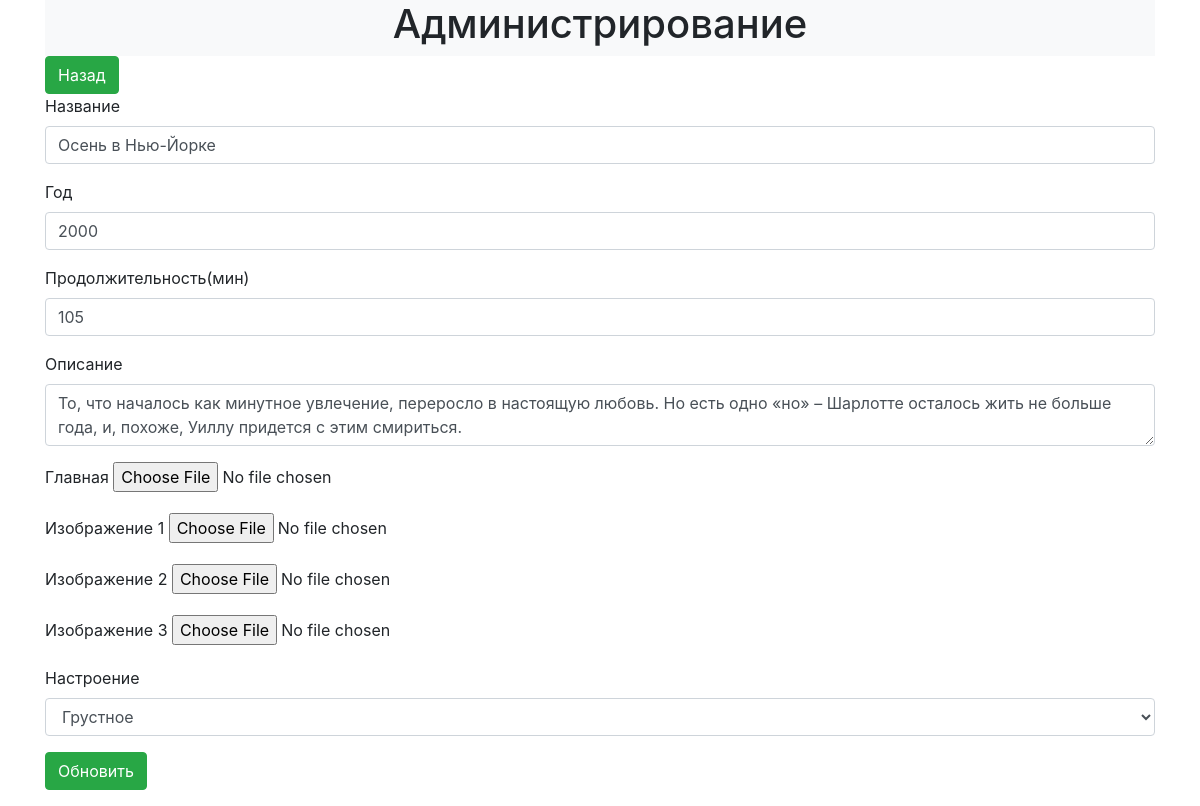
The app's page /RWxJC6OHIn.php?edit=1 with its own data.
### tables this page shows
CREATE TABLE `films` (
  `id_film` int(11) NOT NULL,
  `name_film` varchar(500) NOT NULL,
  `year` year(4) NOT NULL,
  `continuance` int(11) NOT NULL,
  `short_description` longtext NOT NULL,
  `id_sentiment` int(11) DEFAULT NULL
);

CREATE TABLE `sentiments` (
  `id_sentiment` int(11) NOT NULL,
  `name_sentiment` varchar(200) DEFAULT NULL
);

### RWxJC6OHIn.php (the view, shortened to what this page needs)
<?php
$dbParams = require('db.php');
$db = new PDO (
    "mysql:host={$dbParams['host']};dbname={$dbParams['database']};charset=utf8",
    $dbParams['username'],
    $dbParams['password']
);
if (isset($_GET['edit'])) {
    $filmEdit = $db->query('SELECT * FROM `films` WHERE id_film = ' . (int)$_GET['edit'])->fetch();
    if (!$filmEdit) {
        if (isset($_POST['id'], $_POST['name'], $_POST['short_description'], $_POST['continuance'])) {
            $sql = "
			INSERT INTO `films` (name_film, year, continuance, short_description, id_sentiment)
			VALUE (:name_film, :year, :continuance, :short_description, :id_sentiment)
			";
            $query = $db->prepare($sql);
            $filmSaved = $query->execute([
                ':name_film' => $_POST['name'],
                ':year' => $_POST['year'],
                ':continuance' => $_POST['continuance'],
                ':short_description' => $_POST['short_description'],
                ':id_sentiment' => $_POST['id_sentiment'],
            ]);
            $id = $db->lastInsertId();
            upload($id);
            header('Location: /RWxJC6OHIn.php');
            exit();
        }
    } else {
        $id = $filmEdit['id_film'];
        $name = $filmEdit['name_film'];
        $year = $filmEdit['year'];
        $continuance = $filmEdit['continuance'];
        $short_description = $filmEdit['short_description'];
        $id_sentiment = $filmEdit['id_sentiment'];
    }
}
$sentiments = $db->query('
	SELECT * FROM `sentiments`
')->fetchAll();
?>
<html>
<head>
    <link rel="stylesheet" href="https://stackpath.bootstrapcdn.com/bootstrap/4.1.1/css/bootstrap.min.css">
</head>
<body>
<div class="container">
    <?php if (isset($_GET['edit'])){ ?>
        <nav class="navbar-light bg-light">
            <div class="row">
                <div class="col-sm"></div>
                <div class="col-lg-auto">
                    <h1>Администрирование</h1>
                </div>
                <div class="col-sm"></div>
            </div>
        </nav>
        <a href="RWxJC6OHIn.php" class="btn btn-success">Назад</a>
        <form enctype="multipart/form-data" action="/RWxJC6OHIn.php?edit=<?= $id ?>" method="post">
            <div class="form-group">
                <label class="control-label" for="name">Название</label>
                <input required type="text" id="name" value="<?= $name ?>" class="form-control" name="name" maxlength="255">
            </div>
            <div class="form-group">
                <label class="control-label" for="year">Год</label>
                <input required type="number" id="year" value="<?= $year ?>" class="form-control" name="year" maxlength="255">
            </div>
            <div class="form-group">
                <label class="control-label" for="continuance">Продолжительность(мин)</label>
                <input required type="number" id="continuance" value="<?= $continuance ?>" class="form-control" name="continuance" maxlength="255">
            </div>
            <div class="form-group">
                <label class="control-label" for="short_description">Описание</label>
                <textarea required id="short_description" class="form-control" name="short_description"  maxlength="255"><?= $short_description ?></textarea>
            </div>
            <div class="form-group">
                <label class="control-label">Главная</label>
                <input type="file" name="cover">
            </div>
            <div class="form-group">
                <label class="control-label">Изображение 1</label>
                <input type="file" name="img1">
            </div>
            <div class="form-group">
                <label class="control-label">Изображение 2</label>
                <input type="file" name="img2">
            </div>
            <div class="form-group">
                <label class="control-label">Изображение 3</label>
                <input type="file" name="img3">
            </div>
            <div class="form-group field-deposittypes-currency_id">
                <label class="control-label" for="id_sentiment">Настроение</label>
                <select required id="id_sentiment" class="form-control" name="id_sentiment">
                    <?php foreach ($sentiments as $sentiment) { ?>
                        <option <? if ($sentiment['id_sentiment'] == $id_sentiment){
						echo 'selected';
						}?> value="<?= $sentiment['id_sentiment'] ?>"><?= $sentiment['name_sentiment'] ?>
                        </option>
                    <?php } ?>
                </select>
            </div>
            <div class="form-group">
                <button type="submit" class="btn btn-success"><?= $id ? 'Обновить' : 'Создать' ?></button>
            </div>
        </form>
    <?php } ?>
</div>
</body>
</html>

### records on screen
films: name "Осень в Нью-Йорке", year "2000", continuance "105", short_description "То, что началось как минутное увлечение, переросло в настоящую любовь. Но есть одно «но» – Шарлотте осталось жить не больше года, и, похоже, Уиллу придется с этим смириться.", id_sentiment "Грустное"
